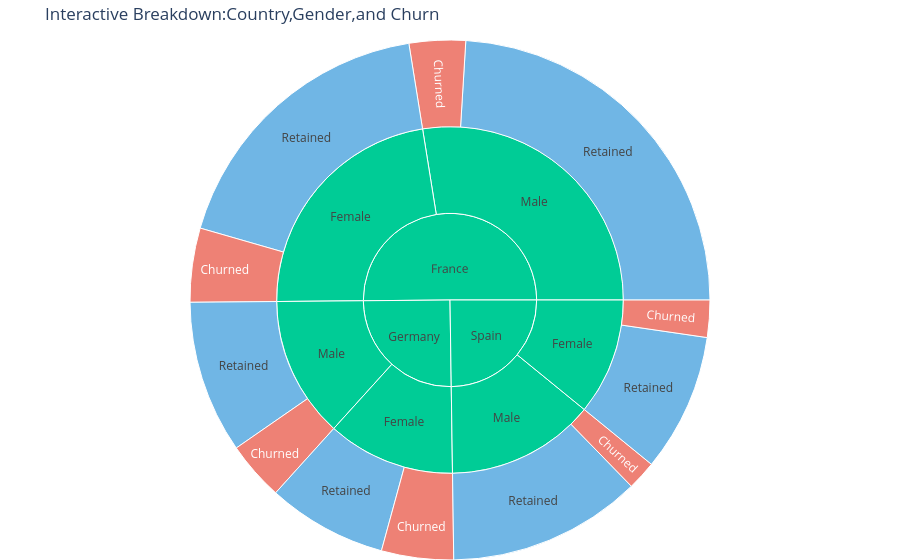

Here is the notebook cell this chart was saved with:
### Markdown cell above
#### 13. Hierarchical Churn Breakdown (Sunburst Chart):

### Code cell
# This interactive chart lets you click on a country to "drill down" into its gender distribution and see
# the churn proportion for each specific subgroup.
df["Churn_Label"]=df["Churned"].map({0:"Retained",1:"Churned"})
fig = px.sunburst(
    df, 
    path=["Country","Gender","Churn_Label"], 
    color="Churn_Label",
    color_discrete_map={"Retained":"#3498db","Churned":"#e74c3c"},
    title="Interactive Breakdown:Country,Gender,and Churn"
)
fig.update_layout(margin=dict(t=40,l=0,r=0,b=0))
fig.show()

### Figure 1 — Plotly figure (JSON) as saved in the notebook; plotly's stock layout.template omitted (floating-point values rounded to 4 significant figures)
{"data": [{"branchvalues": "total", "customdata": [["(?)"], ["(?)"], ["(?)"], ["(?)"], ["(?)"], ["(?)"], ["(?)"], ["(?)"], ["(?)"], ["Churned"], ["Churned"], ["Churned"], ["Churned"], ["Churned"], ["Churned"], ["Retained"], ["Retained"], ["Retained"], ["Retained"], ["Retained"], ["Retained"]], "domain": {"x": [0, 1], "y": [0, 1]}, "hovertemplate": "labels=%{label}<br>count=%{value}<br>parent=%{parent}<br>id=%{id}<br>Churn_Label=%{customdata[0]}<extra></extra>", "ids": ["Germany", "France", "Germany/Male", "Germany/Female", "France/Male", "Spain/Male", "Spain/Female", "France/Female", "Spain", "France/Male/Churned", "France/Female/Churned", "Germany/Male/Churned", "Germany/Female/Churned", "Spain/Male/Churned", "Spain/Female/Churned", "Germany/Male/Retained", "Spain/Male/Retained", "France/Male/Retained", "France/Female/Retained", "Spain/Female/Retained", "Germany/Female/Retained"], "labels": ["Germany", "France", "Male", "Female", "Male", "Male", "Female", "Female", "Spain", "Churned", "Churned", "Churned", "Churned", "Churned", "Churned", "Retained", "Retained", "Retained", "Retained", "Retained", "Retained"], "marker": {"colors": ["#00cc96", "#00cc96", "#00cc96", "#00cc96", "#00cc96", "#00cc96", "#00cc96", "#00cc96", "#00cc96", "#e74c3c", "#e74c3c", "#e74c3c", "#e74c3c", "#e74c3c", "#e74c3c", "#3498db", "#3498db", "#3498db", "#3498db", "#3498db", "#3498db"]}, "name": "", "parents": ["", "", "Germany", "Germany", "France", "Spain", "Spain", "France", "", "France/Male", "France/Female", "Germany/Male", "Germany/Female", "Spain/Male", "Spain/Female", "Germany/Male", "Spain/Male", "France/Male", "France/Female", "Spain/Female", "Germany/Female"], "type": "sunburst", "values": [2509, 5014, 1316, 1193, 2753, 1388, 1089, 2261, 2477, 350, 460, 366, 448, 182, 231, 950, 1206, 2403, 1801, 858, 745]}], "layout": {"legend": {"tracegroupgap": 0}, "margin": {"b": 0, "l": 0, "r": 0, "t": 40}, "title": {"text": "Interactive Breakdown:Country,Gender,and Churn"}}}
